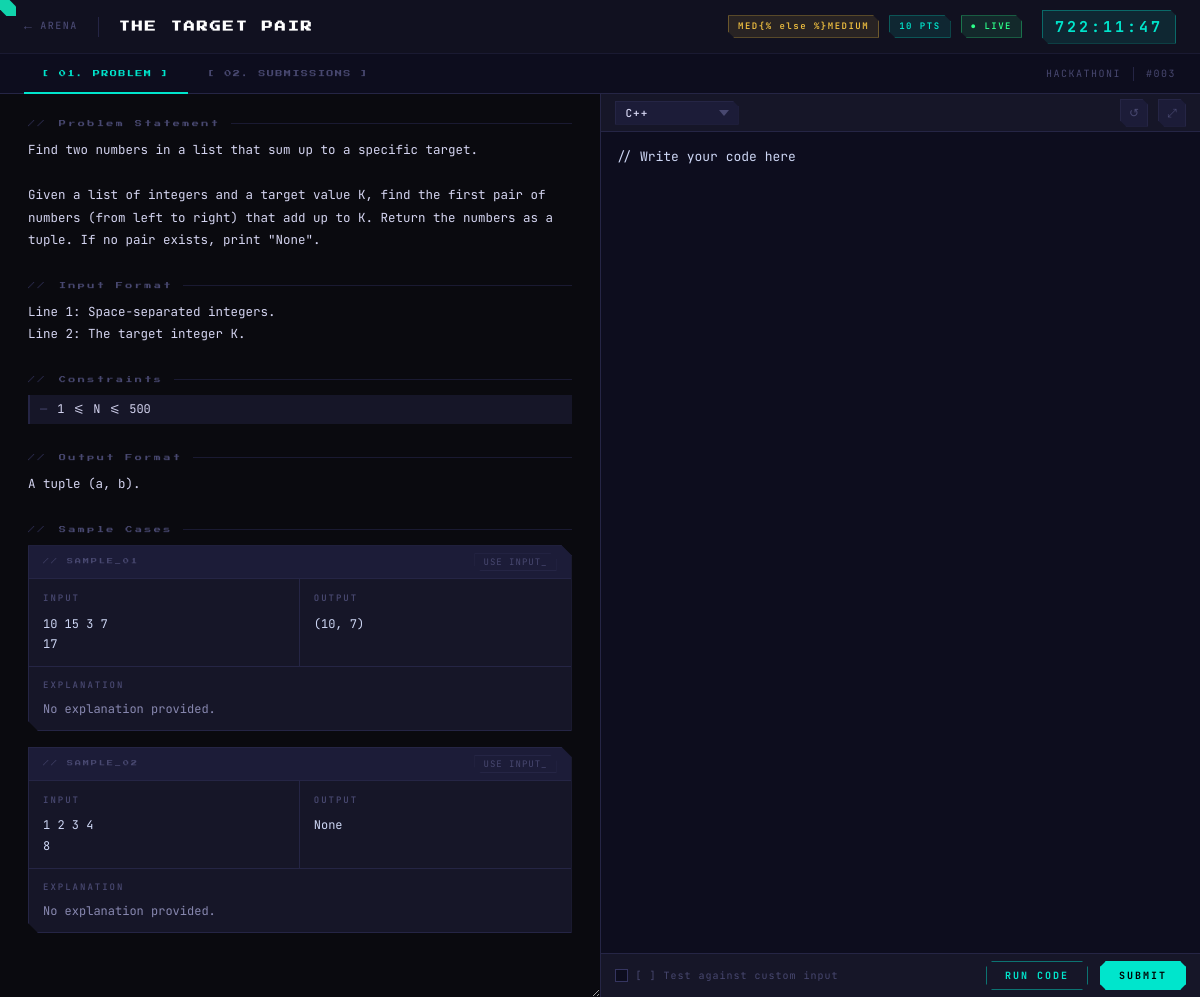
/contest/5/problem/3/ide/ (signed in), run on the app's committed database.
### home/models.py (models this page shows, shortened)
class Problem(models.Model):
    title = models.CharField(max_length=200)
    statement = models.TextField()
    input_format = models.TextField()
    output_format = models.TextField()
    constraints = models.TextField()
    is_special_judge = models.BooleanField(default=False,
                                           help_text="Check output via custom logic rather than exact match")
    special_judge_script = models.TextField(blank=True, null=True, help_text="Python script to validate output")
    allowed_languages = models.ManyToManyField(Language, related_name='problems')

class ContestProblem(models.Model):
    DIFFICULTY_CHOICES = [
        ('EASY', 'Easy'),
        ('MEDIUM', 'Medium'),
        ('HARD', 'Hard'),
    ]
    contest = models.ForeignKey(Contest, on_delete=models.CASCADE)
    problem = models.ForeignKey(Problem, on_delete=models.CASCADE)
    points = models.IntegerField(default=10)
    difficulty = models.CharField(max_length=10, choices=DIFFICULTY_CHOICES, default='EASY')
    class Meta:
        unique_together = ('contest', 'problem')

class Contest(models.Model):
    name = models.CharField(max_length=200)
    description = models.TextField()
    start_time = models.DateTimeField()
    end_time = models.DateTimeField()
    passkey = models.CharField(max_length=50, blank=True, null=True)
    tags = models.CharField(max_length=200, blank=True, help_text="Comma-separated tags (e.g. AI, WEB, DSA)")
    prize = models.CharField(max_length=100, blank=True, help_text="Prize pool info")
    penalty_minutes = models.IntegerField(default=10, help_text="Penalty in minutes added per wrong submission")
    problems = models.ManyToManyField(Problem, through='ContestProblem', related_name='contests')

class TestCase(models.Model):
    problem = models.ForeignKey(Problem, on_delete=models.CASCADE, related_name='testcases')
    input_data = models.TextField(help_text="Input given to the student's program")
    expected_output = models.TextField(help_text="What the program should return")
    is_sample = models.BooleanField(default=False, help_text="Visible to students for debugging")
    explanation = models.TextField(blank=True, null=True, help_text="Explanation for sample cases")

### home/views.py (the view)
# urls.py: path('contest/<int:contest_id>/problem/<int:problem_id>/ide/', views.problem_ide_view, name='problem_ide'),
@login_required
def problem_ide_view(request, contest_id, problem_id):
    contest = get_object_or_404(Contest, id=contest_id)
    cp = get_object_or_404(ContestProblem, contest=contest, problem__id=problem_id)
    problem = cp.problem
    now = timezone.now()
    UserProblemSession.objects.get_or_create(user=request.user, contest=contest, problem=problem)
    if now < contest.start_time:
        contest_status = 'UPCOMING'
    elif now > contest.end_time:
        contest_status = 'ENDED'
    else:
        contest_status = 'LIVE'
    contest_problem_ids = list(
        ContestProblem.objects.filter(contest=contest)
        .order_by('id')
        .values_list('problem_id', flat=True)
    )
    try:
        problem_number = contest_problem_ids.index(problem.id) + 1
    except ValueError:
        problem_number = 1
    raw_constraints = problem.constraints or ''
    constraint_lines = [line.strip() for line in raw_constraints.splitlines() if line.strip()]
    if len(constraint_lines) <= 1 and ';' in raw_constraints:
        constraint_lines = [line.strip() for line in raw_constraints.split(';') if line.strip()]
    sample_cases = problem.testcases.filter(is_sample=True).order_by('id')
    allowed_languages_qs = problem.allowed_languages.all().order_by('name')
    if not allowed_languages_qs.exists():
        allowed_languages_qs = Language.objects.all().order_by('name')
    allowed_languages = list(allowed_languages_qs)
    import json
    stubs_dict = {}
    for stub in problem.stubs.select_related('language'):
        stubs_dict[stub.language.slug] = stub.starter_code
    code_stubs_json = json.dumps(stubs_dict)
    context = {
        'contest': contest,
        'problem': problem,
        'contest_problem': cp,
        'contest_status': contest_status,
        'contest_end_unix': int(contest.end_time.timestamp()),
        'problem_number': problem_number,
        'constraint_lines': constraint_lines,
        'sample_cases': sample_cases,
        'allowed_languages': allowed_languages,
        'code_stubs_json': code_stubs_json,
    }
    return render(request, 'home/problem_ide.html', context)

### home/templates/home/problem_ide.html (shortened to what this page needs)
{% extends "home/base.html" %}
{% block content %}
<header class="page-header">
  <a class="header-back" href="{% url 'contest_lobby' contest.id %}">
    <span class="arr">←</span>
    <span>ARENA</span>
  </a>
  <h1 class="header-title">
    <span class="accent">{{ problem.title|upper }}</span>
  </h1>
  <div class="header-meta">
    <span class="meta-badge badge-diff">{% if contest_problem.difficulty == 'MEDIUM' %}MED{% else
      %}{{ contest_problem.difficulty|default:"EASY" }}{% endif %}
    </span>
    <span class="meta-badge badge-pts">{{ contest_problem.points }} PTS</span>
    <span
      class="meta-badge badge-status {% if contest_status == 'UPCOMING' %}badge-status-upcoming{% elif contest_status == 'ENDED' %}badge-status-ended{% endif %}">●
      {{ contest_status }}</span>
  </div>
  <div class="header-timer" id="pageTimer">02:14:55</div>
</header>
<div class="tab-bar" role="tablist">
  <button class="tab-btn active" data-tab="problem" role="tab" aria-selected="true">
    [ 01. PROBLEM ]
  </button>
  <button class="tab-btn" data-tab="submissions" role="tab" aria-selected="false">
    [ 02. SUBMISSIONS ]
  </button>
  <div class="tab-spacer"></div>
  <div class="tab-bar-right">
    <span>{{ contest.name|upper }}</span>
    <span>#{{ problem_number|stringformat:"03d" }}</span>
  </div>
</div>
<div class="content-area">
  <div class="tab-panel active" id="panel-problem">
    <div class="briefing">
      <div class="briefing-scroll" id="briefingScroll">
        <div class="briefing-section">
          <div class="section-label">Problem Statement</div>
          <div class="problem-text">
            {{ problem.statement|default:"Problem statement not available."|linebreaksbr }}
          </div>
        </div>
        <div class="briefing-section">
          <div class="section-label">Input Format</div>
          <div class="problem-text">
            {{ problem.input_format|default:"Input format not provided."|linebreaksbr }}
          </div>
        </div>
        <div class="briefing-section">
          <div class="section-label">Constraints</div>
          <ul class="constraint-list">
            {% if constraint_lines %}
            {% for constraint in constraint_lines %}
            <li>{{ constraint }}</li>
            {% endfor %}
            {% else %}
            <li>No constraints provided.</li>
            {% endif %}
          </ul>
        </div>
        <div class="briefing-section">
          <div class="section-label">Output Format</div>
          <div class="problem-text">
            {{ problem.output_format|default:"Output format not provided."|linebreaksbr }}
          </div>
        </div>
        <div class="briefing-section">
          <div class="section-label">Sample Cases</div>
          {% if sample_cases %}
          {% for sample in sample_cases %}
          <div class="sample-block">
            <div class="sample-header">
              <span class="sample-id">// SAMPLE_{{ forloop.counter|stringformat:"02d" }}</span>
              {% if sample.input_data %}
              <button class="sample-copy-btn" onclick="copyToEditor('{{ sample.input_data|escapejs }}', this)">USE
                INPUT_</button>
              {% else %}
              <button class="sample-copy-btn" onclick="copyToEditor('', this)">USE INPUT_</button>
              {% endif %}
            </div>
            <div class="sample-io">
              <div class="sample-col">
                <div class="sample-col-label">Input</div>
                <pre class="sample-code">{{ sample.input_data|default_if_none:'' }}</pre>
              </div>
              <div class="sample-col">
                <div class="sample-col-label">Output</div>
                <pre class="sample-code">{{ sample.expected_output|default_if_none:'' }}</pre>
              </div>
            </div>
            <div class="sample-explanation">
              <div class="sample-explanation-label">Explanation</div>
              <p class="sample-explanation-text">
                {% if sample.explanation %}
                {{ sample.explanation|linebreaksbr }}
                {% else %}
                No explanation provided.
                {% endif %}
              </p>
            </div>
          </div>
          {% endfor %}
          {% else %}
          <p class="problem-text">No sample cases available for this problem.</p>
          {% endif %}
        </div>
      </div>
    </div>
    <div class="execution" id="executionPanel">
      <div class="exec-topbar">
        <select class="lang-select" id="langSelect">
          {% for lang in allowed_languages %}
          <option value="{{ lang.slug }}" data-ace-mode="{{ lang.ace_mode }}">{{ lang.name }}</option>
          {% empty %}
          <option value="plain" data-ace-mode="text">Plain Text</option>
          {% endfor %}
        </select>
        <div style="position:relative;">
          <button class="icon-btn" title="Reset Code" id="resetBtn" onclick="resetCode()">↺</button>
        </div>
        <div style="position:relative;">
          <button class="icon-btn" title="Expand Editor" id="expandBtn" onclick="toggleExpand()">⤢</button>
        </div>
      </div>
      <div class="editor-area">
        <textarea class="code-editor code-editor-fallback" id="codeEditorFallback" spellcheck="false" autocorrect="off"
          autocapitalize="off" placeholder="# Write your solution here..."></textarea>
      </div>
      <div class="exec-bottombar">
        <label class="custom-input-toggle" onclick="toggleCustomInput()">
          <div class="custom-cb" id="customCb"></div>
          <span class="custom-input-label">[ ] Test against custom input</span>
        </label>
        <button class="btn-run" id="btnRun" onclick="runCode()">RUN CODE</button>
        <button class="btn-submit" id="btnSubmit" onclick="submitCode()">SUBMIT</button>
      </div>
    </div>
  </div>
</div>
{% endblock %}

### home/static/home/css/style.css (style rules this page uses)
:root { --obsidian: #0a0a0f; --deep: #0d0d1a; --surface: #111120; --card: #16162a; --border: #2a2a4a; --cyan: #00ffe5; --cyan-dim: #00ffe540; --purple: #7b2fff; --purple-dim: #7b2fff30; --lava: #ff5c1a; --green: #39ff14; --white: #e8e8ff; --muted: #6b6b9a; --pixel: 4px; }
* { margin: 0; padding: 0; box-sizing: border-box; }
html { scroll-behavior: smooth; }
body { background: var(--obsidian); color: var(--white); font-family: 'JetBrains Mono', monospace; overflow-x: hidden; cursor: none; }
.section-label { font-family: 'Press Start 2P', monospace; font-size: 9px; color: var(--purple); letter-spacing: 4px; margin-bottom: 16px; display: flex; align-items: center; gap: 12px; }
.section-label::before { content: '//'; color: var(--muted); }

### data on the page
Problem: title "THE TARGET PAIR", statement "Find two numbers in a list that sum up to a specific target. Given a list of integers and a target value K, find the first pair of numbers (from left to right) that add up to K. Return the numbers as a tuple. If no pair exists, print \"None\".", input_format "Line 1: Space-separated integers. Line 2: The target integer K.", constraint_lines "1 <= N <= 500", output_format "A tuple (a, b)."
ContestProblem: difficulty "MEDIUM", points "10"
Contest: name "HACKATHONI"
TestCase: input_data "10 15 3 7 17", expected_output "(10, 7)", explanation "No explanation provided."
TestCase: input_data "1 2 3 4 8", expected_output "None", explanation "No explanation provided."

### other printed values
{{ contest_status }} "LIVE"
{{ problem_number|stringformat:"03d" }} "003"
form field value "C++"
